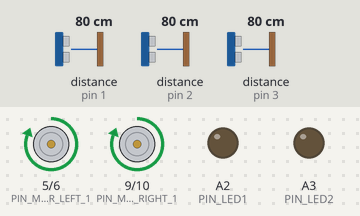
This sketch was run on a simulated Arduino Uno, built with avr-gcc and run on an emulated ATmega328P. On the bench: motor-driver pin pairs drawn as motors (green arrow = first pin HIGH = forward, orange = second pin HIGH = backward, longer = more drive), output pins drawn as LEDs (lit = HIGH). The test bench sets the inputs (shaded band); at power-on: distance to the obstacle (sensors on pin 2, pin 1, pin 3) 80 cm.

Above: at 1.5 s.
1.6 s: distance to the obstacle (sensor on pin 2) set to 11 cm
4.6 s: distance to the obstacle (sensor on pin 2) set to 8 cm
At 5.7 s:
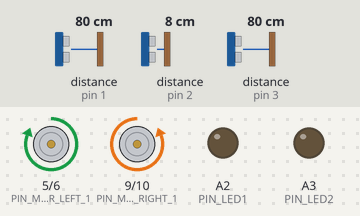
At 15.0 s:
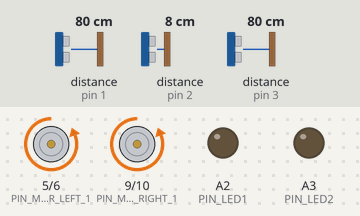
Timing chart, 0 to 15.4 s (numbered marks = the images above; inputs shaded):
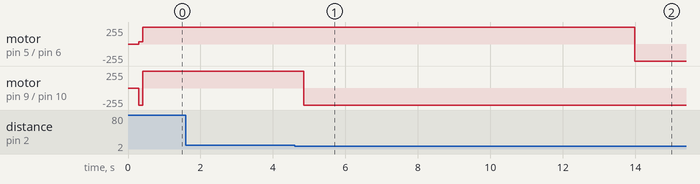

Measured:
- the behaviour switches between 10 and 9 cm on distance to the obstacle (sensor on pin 2) (found by bisection; images 0 and 1)
- after the input at 1.6 s, every drawn part: stays the same
- after the input at 4.6 s, motor on pin 5 (PIN_MOTOR_LEFT_1) / pin 6 (PIN_MOTOR_LEFT_2): forward 255/255 → backward 255/255 after 9.4 s

The sketch:

mouse.ino
```cpp
#include "pins.h"


#include <VL53L0X.h>
#include <Wire.h>

//for lab 5
// Invert encoder directions if needed
const boolean INVERT_ENCODER_LEFT = true;
const boolean INVERT_ENCODER_RIGHT = true;

// Invert motor directions if needed
const boolean INVERT_MOTOR_LEFT = false;
const boolean INVERT_MOTOR_RIGHT = true;

// Loop count, used for print statements
int count = 0;

// Sensor states
float velocity_angular = 0;
float velocity_linear = 0;
float left_dist;
float right_dist;
float center_dist;

// initial power values
float left_power = 0;
float right_power = 0;

void setup() {
  Serial.begin(9600);
  hardwareSetup();
}

void loop() {
  // Read sensor data
  left_dist = getDistanceLeft();
  right_dist = getDistanceRight();
  center_dist = getDistanceCenter();

  velocity_linear = getLinearVelocity();
  velocity_angular = getAngularVelocity();

  PIDUpdate();

  checkEncodersZeroVelocity();
  updateDistanceSensors();
}
```

mouse_helpers.ino
```cpp
// PID CONSTANTS and CONDITIONS
float u_ang = 0;

float kp_ang = 0.5;
float kp_lin = 0.02;
float ki_ang = 0.05;
float ki_lin = 0.0005;
float kp_dist = .1;

float target_ang = 0;
float target_lin = 60;
float target_dist = 20;

boolean choose_left = true;
boolean is_wall_following = true;

float int_ang = 0;
float int_lin = 0;


void reset() {
  target_ang = 0;
  target_lin = 0;
  is_wall_following = false;
  int_ang = 0;
  int_lin = 0;
  PIDUpdate();
}
void PIDUpdate() {
    int parity = 0;

  float actual_dist;
  if( choose_left ) { actual_dist = left_dist;  }
  else              { actual_dist = right_dist; }
  if(is_wall_following){
    if(choose_left) {parity = -1;}
    else            {parity = 1; }
  }
 /* if(center_dist < 20.0) {
    target_ang = 1;
    target_lin=0;
    is_wall_following = false;
    delay(1000);
    target_ang = 0;
    target_lin=120;
    is_wall_following = true;
  }*/
 // else {
  float err_dist = target_dist - actual_dist;
  if(err_dist > 40.0) {err_dist = 40.0;}
  if(err_dist < -40.0) {err_dist = -40.0;}
  float u_dist = kp_dist * err_dist;

  float target_ang2 = target_ang + parity * u_dist;

  //handling for ang. velocity

  float err_ang = velocity_angular + target_ang2;
  int_ang += (err_ang) ;
  u_ang = (err_ang) * kp_ang + int_ang * ki_ang;

  //handling for lin. velocity
  float err_lin = -velocity_linear + target_lin;
  int_lin += (err_lin) ;
  float u_lin = err_lin * kp_lin + int_lin * ki_lin;

  applyPowerLeft(u_lin+u_ang);
  applyPowerRight(u_lin-u_ang);
 // }
}

void GoStraight()
{
  target_lin = 70;
  target_ang = 0;
  //is_wall_following = true;
}

void Turn()
{
  target_lin = 0;
  target_ang = 1;
  is_wall_following = false;
}
void Forward(double dist)
{
   resetEncoderCounts();
   // Change your PID variable so you go straight and wall follow
  GoStraight();
  while((returnRightEncoderDistance() + returnLeftEncoderDistance()) < dist){
    PIDUpdate();
  }
  reset();
}


void TurnDeg(double deg, int dir) //deg for degree, dir for direction. Should be identical to forward but with different PID values and accounting for direction
{
    resetEncoderCounts();

   // Change your PID variable so you turn and no wall follow

   double circumference;
   double distTraveled;

   while(1)   //Replace 1 with a condition, something with circumference and degrees and encoder readings???
      {
           PIDUpdate();
      }

}

void identifyWalls(void) {
  /*
  0 path is blocked✅
  1 left only✅
  2 right only✅
  3 forward only
  4 left or right
  5 left and forward
  6 right and forward
  7 left, right, and forward*/
  float left_limit = 0;
  float right_limit = 0;
  float front_limit = 0;
  float left = getDistanceLeft();
  float right = getDistanceRight();
  float front = getDistanceCenter();

  if(left<left_limit && front<front_limit && right<right_limit){
    return 0;
  }
  if(right<right_limit && front<front_limit && left>left_limit){
    return 1;
  }
  if(left<left_limit && front<front_limit && right>right_limit){
    return 2;
  }
  if(left<left_limit && right<right_limit && front>front_limit){
    return 3;
  }
  if(front<front_limit && right>right_limit && left>left_limit){
    return 4;
  }
  if(right<right_limit && left>left_limit && front>front_limit){
    return 5;
  }
  if(left<left_limit && front>front_limit && right>right_limit){
    return 6;
  }
  else{
    return 7;
  }
}

/*

   Some helper functions we've written to simplify your code
   These were all taken from your previous labs!

   Functions that you might find useful:

    void hardwareSetup()            - sets up pins (modes, interrupts, etc)

    void applyPowerLeft()      - applies a power (-1 to 1) to the left wheel
    void applyPowerRight()     - applies a power (-1 to 1) to the right wheel
    void applyBrakeLeft()      - applies a braking force (0 to 1) to the left wheel
    void applyBrakeRight()     - applies a braking force (0 to 1) to the right wheel

    float getLinearVelocity()   - computes and returns our forward velocity (mm/sec)
    float getAngularVelocity()  - computes and returns our turning velocity (rad/sec)

    float getDistanceLeft()    - reads a distance from the left IR sensor (cm)
    float getDistanceRight()   - reads a distance from the right IR sensor (cm)
    float getDistanceCenter()  - reads a distance from the center IR sensor (cm)

*/

///////////////////////////////
// Helper for hardware setup //
///////////////////////////////

void hardwareSetup() {
  pinMode(PIN_LED1, OUTPUT);
  pinMode(PIN_LED2, OUTPUT);
  pinMode(PIN_BUTTON, INPUT);

  pinMode(PIN_MOTOR_LEFT_1, OUTPUT);
  pinMode(PIN_MOTOR_LEFT_2, OUTPUT);
  pinMode(PIN_MOTOR_RIGHT_1, OUTPUT);
  pinMode(PIN_MOTOR_RIGHT_2, OUTPUT);

  pinMode(PIN_ENCODER_LEFT_A, INPUT);
  pinMode(PIN_ENCODER_LEFT_B, INPUT);
  pinMode(PIN_ENCODER_RIGHT_A, INPUT);
  pinMode(PIN_ENCODER_RIGHT_B, INPUT);

  attachInterrupt(digitalPinToInterrupt(PIN_ENCODER_LEFT_B), leftEncoderRisingEdge, RISING);
  attachInterrupt(digitalPinToInterrupt(PIN_ENCODER_RIGHT_B), rightEncoderRisingEdge, RISING);

  Wire.begin();
  configureDistanceSensors();
}
////////////////////////////////////
// Misc variables needed          //
////////////////////////////////////
double RightEncoderCount = 0;
double LeftEncoderCount = 0;

double DistancePerEncoder = 0.1525; //mm per encoder tick


////////////////////////////////////
// Motor driving helper functions //
////////////////////////////////////

// Apply power to a motor
// power = 0 means no power is applied
// power = 1 means 100% power forward
// power = -1 means 100% power backwards

void applyPowerLeft(float power) {
  if (INVERT_MOTOR_LEFT)
    power *= -1;

  if (power > 0) {
    analogWrite(PIN_MOTOR_LEFT_1, constrain(power * 255.0, 0, 255));
    analogWrite(PIN_MOTOR_LEFT_2, 0);
  } else {
    analogWrite(PIN_MOTOR_LEFT_1, 0);
    analogWrite(PIN_MOTOR_LEFT_2, constrain(power * -255.0, 0, 255));
  }
}

void applyPowerRight(float power) {
  if (INVERT_MOTOR_RIGHT)
    power *= -1;

  if (power > 0) {
    analogWrite(PIN_MOTOR_RIGHT_1, constrain(power * 255.0, 0, 255));
    analogWrite(PIN_MOTOR_RIGHT_2, 0);
  } else {
    analogWrite(PIN_MOTOR_RIGHT_1, 0);
    analogWrite(PIN_MOTOR_RIGHT_2, constrain(power * -255.0, 0, 255));
  }
}


// Apply a braking force to the motor
// power = 0 means no braking force
// power = 1 means 100% braking force

void applyBrakeLeft(float power) {
  analogWrite(PIN_MOTOR_LEFT_1, constrain(power * 255.0, 0, 255));
  analogWrite(PIN_MOTOR_LEFT_2, constrain(power * 255.0, 0, 255));
}

void applyBrakeRight(float power) {
  analogWrite(PIN_MOTOR_RIGHT_1, constrain(power * 255.0, 0, 255));
  analogWrite(PIN_MOTOR_RIGHT_2, constrain(power * 255.0, 0, 255));
}

//////////////////////////////
// Encoder helper functions //
//////////////////////////////

float velocity_left = 0; // millimeters/sec
float velocity_right = 0; // millimeters/sec

// Mouse physical parameters; these are used for velocity calculations
const float ENCODER_TICKS_PER_REVOLUTION = 700;
const float WHEELBASE_DIAMETER = 95.0; // mm
const float WHEEL_DIAMETER = 34.0; // mm

// Precomputed constant used for calculating wheel velocities
// (VELOCITY_COEFF / encoder pulse width in microseconds) will give us the linear velocity of a wheel
const float VELOCITY_COEFF = WHEEL_DIAMETER * PI / ENCODER_TICKS_PER_REVOLUTION * 1000000.0;

// Encoder helper variables
unsigned long prev_pulse_time_right;
unsigned long prev_pulse_time_left;

// Encoder state variables
float getLinearVelocity() {
  return 0.5 * (velocity_left + velocity_right);
}

float getAngularVelocity() {
  return (velocity_right - velocity_left) / WHEELBASE_DIAMETER;
}

void checkEncodersZeroVelocity(void) {
  // Sets the wheel velocity to 0 if we haven't see an edge in a while
  unsigned long curr_time = micros();
  if (curr_time > prev_pulse_time_left + 100000) {
    velocity_left = 0;
  }
  if (curr_time > prev_pulse_time_right + 100000) {
    velocity_right = 0;
  }
}
void resetEncoderCounts(void) {
  LeftEncoderCount = 0;
  RightEncoderCount = 0;
}

int getLEC() {
  return LeftEncoderCount;
}
int getREC() {
  return RightEncoderCount;
}
double returnRightEncoderDistance(void)
{
  return DistancePerEncoder * RightEncoderCount;
}

double returnLeftEncoderDistance(void)
{
  return DistancePerEncoder * LeftEncoderCount;
}

void leftEncoderRisingEdge(void) {
  unsigned long curr_time = micros();

  int direction;
  if (digitalRead(PIN_ENCODER_LEFT_A) == !INVERT_ENCODER_LEFT) {
    direction = 1;
    LeftEncoderCount++;
  } else {
    direction = -1;
    LeftEncoderCount--;
  }

  if (direction * velocity_left < 0) {
    velocity_left = 0;
  } else {
    // Otherwise, convert the period of our pulse in mm/second
    velocity_left = direction * VELOCITY_COEFF / (curr_time - prev_pulse_time_left);
  }

  prev_pulse_time_left = curr_time;
}

void rightEncoderRisingEdge(void) {
  unsigned long curr_time = micros();

  int direction;
  if (digitalRead(PIN_ENCODER_RIGHT_A) == !INVERT_ENCODER_RIGHT) {
    direction = -1;
    RightEncoderCount--;
  } else {
    direction = 1;
    RightEncoderCount++;
  }

  if (direction * velocity_right < 0) {
    velocity_right = 0;
  } else {
    // Otherwise, convert the period of our pulse in mm/second
    velocity_right = direction * VELOCITY_COEFF / (curr_time - prev_pulse_time_right);
  }

  prev_pulse_time_right = curr_time;
}

////////////////////////////////
// ToF sensor helper functions //
////////////////////////////////

VL53L0X distance_sensor_center;
VL53L0X distance_sensor_left;
VL53L0X distance_sensor_right;

int left_reading;
int right_reading;
int center_reading;

float getDistanceLeft(void) {
  return left_reading / 10.0;
}

float getDistanceRight(void) {
  return right_reading / 10.0;
}

float getDistanceCenter(void) {
  return center_reading / 10.0;
}

long last_distance_reading;

void updateDistanceSensors(void) {
  // Read from the sensors at 10Hz
  if (millis() >= last_distance_reading + 100) {
    left_reading = distance_sensor_left.readRangeContinuousMillimeters();
    right_reading = distance_sensor_right.readRangeContinuousMillimeters();
    center_reading = distance_sensor_center.readRangeContinuousMillimeters();
    last_distance_reading = millis();
  }
}

void configureDistanceSensors(void) {


  // Set up the three distance sensors.
  //       This is be done as follows:
  //       1) Disable the left and right sensors.
  //       2) Set up the center sensor with an address of 0x01
  //       3) Enable the left sensor, and set it up with an address of 0x02
  //       4) Enable the right sensor, and set it up with an address of 0x03
  // IMPORTANT: do *not* write a HIGH signal to a reset pin; this will destroy the ToF sensor

  pinMode(PIN_TOF_LEFT_RESET, OUTPUT);
  digitalWrite(PIN_TOF_LEFT_RESET, LOW);
  pinMode(PIN_TOF_RIGHT_RESET, OUTPUT);
  digitalWrite(PIN_TOF_RIGHT_RESET, LOW);

  // Set up center sensor with address 0x01
  configureDistanceSensor(&distance_sensor_center, 0x01);

  // Set up left sensor with address 0x02
  pinMode(PIN_TOF_LEFT_RESET, INPUT);
  configureDistanceSensor(&distance_sensor_left, 0x02);

  // Set up right sensor with address 0x03
  pinMode(PIN_TOF_RIGHT_RESET, INPUT);
  configureDistanceSensor(&distance_sensor_right, 0x03);


}


void configureDistanceSensor(VL53L0X* sensor, uint8_t addr) {
  delay(100);
  sensor->setAddress(addr);
  sensor->init();
  //sensor->configureDefault();
  //sensor->writeReg(VL53L0X::SYSRANGE__MAX_CONVERGENCE_TIME, 30);
  //sensor->writeReg16Bit(VL53L0X::SYSALS__INTEGRATION_PERIOD, 50);
  sensor->setTimeout(500);
  //sensor->stopContinuous();
  sensor->startContinuous(100);
}
```

pins.h
```cpp
#define PIN_TOF_LEFT_RESET 4
#define PIN_TOF_RIGHT_RESET A0

#define PIN_LED1 A2
#define PIN_LED2 A3
#define PIN_BUTTON A1

#define PIN_ENCODER_LEFT_A 7
#define PIN_ENCODER_LEFT_B 2
#define PIN_ENCODER_RIGHT_A 8
#define PIN_ENCODER_RIGHT_B 3

#define PIN_MOTOR_LEFT_1 5
#define PIN_MOTOR_LEFT_2 6
#define PIN_MOTOR_RIGHT_1 9
#define PIN_MOTOR_RIGHT_2 10
```
